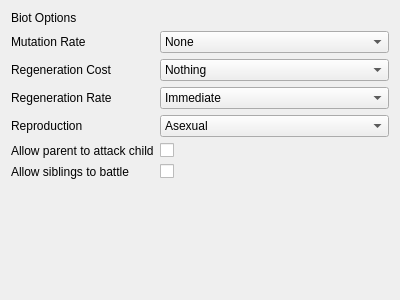
<?xml version="1.0" encoding="UTF-8"?>
<ui version="4.0">
 <class>SettingsBiot</class>
 <widget class="QWidget" name="SettingsBiot">
  <property name="geometry">
   <rect>
    <x>0</x>
    <y>0</y>
    <width>400</width>
    <height>300</height>
   </rect>
  </property>
  <property name="windowTitle">
   <string>Form</string>
  </property>
  <layout class="QVBoxLayout" name="verticalLayout">
   <item>
    <widget class="QLabel" name="label">
     <property name="text">
      <string>Biot Options</string>
     </property>
    </widget>
   </item>
   <item>
    <layout class="QFormLayout" name="formLayout">
     <item row="0" column="0">
      <widget class="QLabel" name="label_2">
       <property name="text">
        <string>Mutation Rate</string>
       </property>
      </widget>
     </item>
     <item row="0" column="1">
      <widget class="QComboBox" name="mutationComboBox">
       <item>
        <property name="text">
         <string>None</string>
        </property>
       </item>
       <item>
        <property name="text">
         <string>Nearly none</string>
        </property>
       </item>
       <item>
        <property name="text">
         <string>Very slight</string>
        </property>
       </item>
       <item>
        <property name="text">
         <string>Slight</string>
        </property>
       </item>
       <item>
        <property name="text">
         <string>Moderate</string>
        </property>
       </item>
       <item>
        <property name="text">
         <string>High</string>
        </property>
       </item>
       <item>
        <property name="text">
         <string>Very high</string>
        </property>
       </item>
       <item>
        <property name="text">
         <string>Too high</string>
        </property>
       </item>
      </widget>
     </item>
     <item row="1" column="0">
      <widget class="QLabel" name="label_3">
       <property name="text">
        <string>Regeneration Cost</string>
       </property>
      </widget>
     </item>
     <item row="1" column="1">
      <widget class="QComboBox" name="regenCostcomboBox">
       <item>
        <property name="text">
         <string>Nothing</string>
        </property>
       </item>
       <item>
        <property name="text">
         <string>Cheap</string>
        </property>
       </item>
       <item>
        <property name="text">
         <string>Normal</string>
        </property>
       </item>
       <item>
        <property name="text">
         <string>Expensive</string>
        </property>
       </item>
       <item>
        <property name="text">
         <string>Too expensive</string>
        </property>
       </item>
      </widget>
     </item>
     <item row="2" column="0">
      <widget class="QLabel" name="label_4">
       <property name="text">
        <string>Regeneration Rate</string>
       </property>
      </widget>
     </item>
     <item row="2" column="1">
      <widget class="QComboBox" name="regenRateComboBox">
       <item>
        <property name="text">
         <string>Immediate</string>
        </property>
       </item>
       <item>
        <property name="text">
         <string>Very quick</string>
        </property>
       </item>
       <item>
        <property name="text">
         <string>Quickly</string>
        </property>
       </item>
       <item>
        <property name="text">
         <string>Normal</string>
        </property>
       </item>
       <item>
        <property name="text">
         <string>Slowly</string>
        </property>
       </item>
       <item>
        <property name="text">
         <string>Very slow</string>
        </property>
       </item>
       <item>
        <property name="text">
         <string>Too slow</string>
        </property>
       </item>
      </widget>
     </item>
     <item row="3" column="0">
      <widget class="QLabel" name="label_5">
       <property name="text">
        <string>Reproduction</string>
       </property>
      </widget>
     </item>
     <item row="3" column="1">
      <widget class="QComboBox" name="reproductionComboBox">
       <item>
        <property name="text">
         <string>Asexual</string>
        </property>
       </item>
       <item>
        <property name="text">
         <string>Sexual</string>
        </property>
       </item>
       <item>
        <property name="text">
         <string>Both asexual and sexual</string>
        </property>
       </item>
      </widget>
     </item>
     <item row="4" column="0">
      <widget class="QLabel" name="label_6">
       <property name="text">
        <string>Allow parent to attack child</string>
       </property>
      </widget>
     </item>
     <item row="4" column="1">
      <widget class="QCheckBox" name="parentAttackCheckBox">
       <property name="text">
        <string/>
       </property>
      </widget>
     </item>
     <item row="5" column="0">
      <widget class="QLabel" name="label_7">
       <property name="text">
        <string>Allow siblings to battle</string>
       </property>
      </widget>
     </item>
     <item row="5" column="1">
      <widget class="QCheckBox" name="siblingAttackCheckBox">
       <property name="text">
        <string/>
       </property>
      </widget>
     </item>
    </layout>
   </item>
   <item>
    <spacer name="verticalSpacer">
     <property name="orientation">
      <enum>Qt::Vertical</enum>
     </property>
     <property name="sizeHint" stdset="0">
      <size>
       <width>20</width>
       <height>40</height>
      </size>
     </property>
    </spacer>
   </item>
  </layout>
 </widget>
 <resources/>
 <connections/>
</ui>
